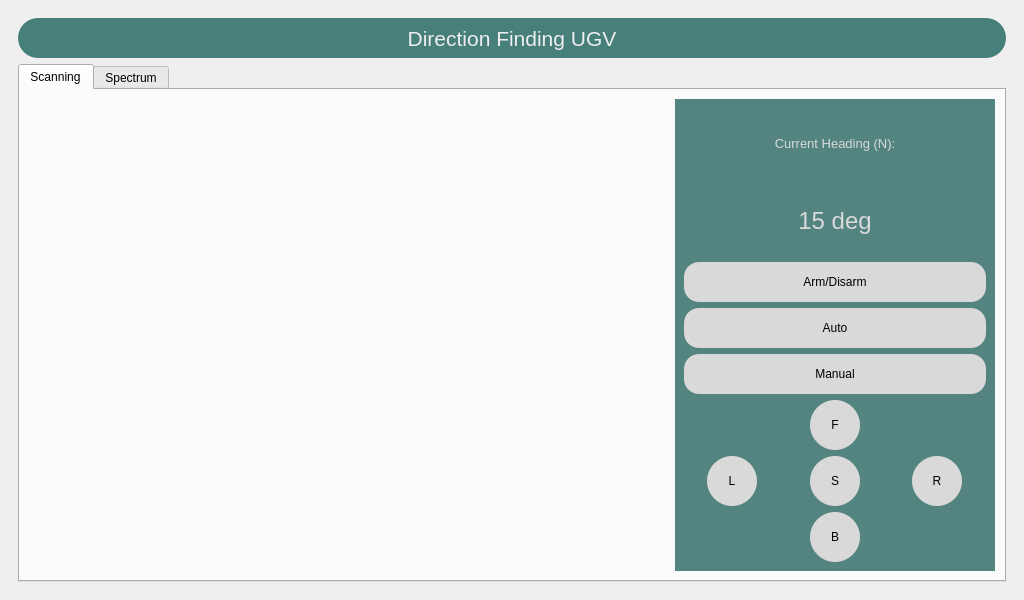
<?xml version="1.0" encoding="UTF-8"?>
<ui version="4.0">
 <class>MainWindow</class>
 <widget class="QMainWindow" name="MainWindow">
  <property name="geometry">
   <rect>
    <x>0</x>
    <y>0</y>
    <width>1024</width>
    <height>600</height>
   </rect>
  </property>
  <property name="windowTitle">
   <string>MainWindow</string>
  </property>
  <widget class="QWidget" name="centralwidget">
   <layout class="QGridLayout" name="gridLayout_2">
    <item row="0" column="0">
     <widget class="QStackedWidget" name="stackedWidget">
      <property name="currentIndex">
       <number>1</number>
      </property>
      <widget class="QWidget" name="splash_screen">
       <layout class="QGridLayout" name="gridLayout">
        <item row="2" column="0">
         <spacer name="verticalSpacer_2">
          <property name="orientation">
           <enum>Qt::Vertical</enum>
          </property>
          <property name="sizeHint" stdset="0">
           <size>
            <width>20</width>
            <height>40</height>
           </size>
          </property>
         </spacer>
        </item>
        <item row="3" column="0">
         <widget class="QProgressBar" name="progressBar">
          <property name="minimumSize">
           <size>
            <width>0</width>
            <height>30</height>
           </size>
          </property>
          <property name="styleSheet">
           <string notr="true">QProgressBar {
    border-radius: 15px;
    text-align: center;

}

QProgressBar::chunk {
    border-radius: 15px;
    background-color: #477F7A;
}
</string>
          </property>
          <property name="value">
           <number>0</number>
          </property>
          <property name="textVisible">
           <bool>true</bool>
          </property>
         </widget>
        </item>
        <item row="1" column="0" alignment="Qt::AlignHCenter">
         <widget class="QLabel" name="label">
          <property name="sizePolicy">
           <sizepolicy hsizetype="Fixed" vsizetype="Fixed">
            <horstretch>0</horstretch>
            <verstretch>0</verstretch>
           </sizepolicy>
          </property>
          <property name="minimumSize">
           <size>
            <width>370</width>
            <height>270</height>
           </size>
          </property>
          <property name="maximumSize">
           <size>
            <width>370</width>
            <height>270</height>
           </size>
          </property>
          <property name="text">
           <string/>
          </property>
          <property name="pixmap">
           <pixmap resource="resources.qrc">:/icons/resources/prince_sattam_logo.png</pixmap>
          </property>
          <property name="scaledContents">
           <bool>true</bool>
          </property>
         </widget>
        </item>
        <item row="4" column="0">
         <spacer name="verticalSpacer">
          <property name="orientation">
           <enum>Qt::Vertical</enum>
          </property>
          <property name="sizeHint" stdset="0">
           <size>
            <width>20</width>
            <height>40</height>
           </size>
          </property>
         </spacer>
        </item>
        <item row="0" column="0">
         <spacer name="verticalSpacer_3">
          <property name="orientation">
           <enum>Qt::Vertical</enum>
          </property>
          <property name="sizeHint" stdset="0">
           <size>
            <width>20</width>
            <height>40</height>
           </size>
          </property>
         </spacer>
        </item>
       </layout>
      </widget>
      <widget class="QWidget" name="visualization_page">
       <layout class="QVBoxLayout" name="verticalLayout">
        <item>
         <widget class="QLabel" name="label_2">
          <property name="minimumSize">
           <size>
            <width>0</width>
            <height>40</height>
           </size>
          </property>
          <property name="font">
           <font>
            <pointsize>16</pointsize>
           </font>
          </property>
          <property name="styleSheet">
           <string notr="true">QLabel{
background-color: #477F7A;
border-radius: 20px;
color: #EEEEEE;
}</string>
          </property>
          <property name="text">
           <string>Direction Finding UGV</string>
          </property>
          <property name="alignment">
           <set>Qt::AlignCenter</set>
          </property>
         </widget>
        </item>
        <item>
         <widget class="QTabWidget" name="TabWidget">
          <property name="currentIndex">
           <number>0</number>
          </property>
          <widget class="QWidget" name="Scanner">
           <attribute name="title">
            <string>Scanning</string>
           </attribute>
           <layout class="QGridLayout" name="gridLayout_5">
            <item row="0" column="0">
             <layout class="QGridLayout" name="gridLayout_3">
              <item row="1" column="0" colspan="2">
               <widget class="QLabel" name="mssg_label">
                <property name="maximumSize">
                 <size>
                  <width>16777215</width>
                  <height>20</height>
                 </size>
                </property>
                <property name="text">
                 <string/>
                </property>
               </widget>
              </item>
              <item row="0" column="2" rowspan="2">
               <widget class="QWidget" name="widget" native="true">
                <property name="styleSheet">
                 <string notr="true">QWidget{
	background-color: #53847F;
}</string>
                </property>
                <layout class="QVBoxLayout" name="verticalLayout_2">
                 <item>
                  <widget class="QLabel" name="label_3">
                   <property name="sizePolicy">
                    <sizepolicy hsizetype="Preferred" vsizetype="Minimum">
                     <horstretch>0</horstretch>
                     <verstretch>0</verstretch>
                    </sizepolicy>
                   </property>
                   <property name="font">
                    <font>
                     <pointsize>10</pointsize>
                    </font>
                   </property>
                   <property name="styleSheet">
                    <string notr="true">color: #D9D9D9;</string>
                   </property>
                   <property name="text">
                    <string>Current Heading (N):</string>
                   </property>
                   <property name="alignment">
                    <set>Qt::AlignCenter</set>
                   </property>
                  </widget>
                 </item>
                 <item>
                  <widget class="QLabel" name="label_4">
                   <property name="sizePolicy">
                    <sizepolicy hsizetype="Preferred" vsizetype="Minimum">
                     <horstretch>0</horstretch>
                     <verstretch>0</verstretch>
                    </sizepolicy>
                   </property>
                   <property name="font">
                    <font>
                     <pointsize>18</pointsize>
                    </font>
                   </property>
                   <property name="styleSheet">
                    <string notr="true">color: #D9D9D9;</string>
                   </property>
                   <property name="text">
                    <string>15 deg</string>
                   </property>
                   <property name="alignment">
                    <set>Qt::AlignCenter</set>
                   </property>
                  </widget>
                 </item>
                 <item>
                  <layout class="QGridLayout" name="gridLayout_4">
                   <item row="4" column="1" alignment="Qt::AlignHCenter">
                    <widget class="QPushButton" name="stop_button">
                     <property name="sizePolicy">
                      <sizepolicy hsizetype="Fixed" vsizetype="Fixed">
                       <horstretch>0</horstretch>
                       <verstretch>0</verstretch>
                      </sizepolicy>
                     </property>
                     <property name="styleSheet">
                      <string notr="true">QPushButton{
	background-color: #D9D9D9;
	width: 50px;
	height: 50px;
	border-radius: 25px;
}</string>
                     </property>
                     <property name="text">
                      <string>S</string>
                     </property>
                    </widget>
                   </item>
                   <item row="4" column="0" alignment="Qt::AlignHCenter">
                    <widget class="QPushButton" name="left_button">
                     <property name="sizePolicy">
                      <sizepolicy hsizetype="Fixed" vsizetype="Fixed">
                       <horstretch>0</horstretch>
                       <verstretch>0</verstretch>
                      </sizepolicy>
                     </property>
                     <property name="styleSheet">
                      <string notr="true">QPushButton{
	background-color: #D9D9D9;
	width: 50px;
	height: 50px;
	border-radius: 25px;
}</string>
                     </property>
                     <property name="text">
                      <string>L</string>
                     </property>
                    </widget>
                   </item>
                   <item row="4" column="2" alignment="Qt::AlignHCenter">
                    <widget class="QPushButton" name="right_button">
                     <property name="sizePolicy">
                      <sizepolicy hsizetype="Fixed" vsizetype="Fixed">
                       <horstretch>0</horstretch>
                       <verstretch>0</verstretch>
                      </sizepolicy>
                     </property>
                     <property name="styleSheet">
                      <string notr="true">QPushButton{
	background-color: #D9D9D9;
	width: 50px;
	height: 50px;
	border-radius: 25px;
}</string>
                     </property>
                     <property name="text">
                      <string>R</string>
                     </property>
                    </widget>
                   </item>
                   <item row="5" column="1" alignment="Qt::AlignHCenter">
                    <widget class="QPushButton" name="backward_button">
                     <property name="sizePolicy">
                      <sizepolicy hsizetype="Fixed" vsizetype="Fixed">
                       <horstretch>0</horstretch>
                       <verstretch>0</verstretch>
                      </sizepolicy>
                     </property>
                     <property name="styleSheet">
                      <string notr="true">QPushButton{
	background-color: #D9D9D9;
	width: 50px;
	height: 50px;
	border-radius: 25px;
}</string>
                     </property>
                     <property name="text">
                      <string>B</string>
                     </property>
                    </widget>
                   </item>
                   <item row="3" column="1" alignment="Qt::AlignHCenter">
                    <widget class="QPushButton" name="forward_button">
                     <property name="sizePolicy">
                      <sizepolicy hsizetype="Fixed" vsizetype="Fixed">
                       <horstretch>0</horstretch>
                       <verstretch>0</verstretch>
                      </sizepolicy>
                     </property>
                     <property name="styleSheet">
                      <string notr="true">QPushButton{
	background-color: #D9D9D9;
	width: 50px;
	height: 50px;
	border-radius: 25px;
}</string>
                     </property>
                     <property name="text">
                      <string>F</string>
                     </property>
                    </widget>
                   </item>
                   <item row="0" column="0" colspan="3">
                    <widget class="QPushButton" name="pushButton_3">
                     <property name="minimumSize">
                      <size>
                       <width>80</width>
                       <height>40</height>
                      </size>
                     </property>
                     <property name="font">
                      <font>
                       <pointsize>9</pointsize>
                      </font>
                     </property>
                     <property name="styleSheet">
                      <string notr="true">QPushButton{
	background-color: #D9D9D9;
	border-radius: 15px;
}</string>
                     </property>
                     <property name="text">
                      <string>Arm/Disarm</string>
                     </property>
                    </widget>
                   </item>
                   <item row="1" column="0" colspan="3">
                    <widget class="QPushButton" name="pushButton">
                     <property name="minimumSize">
                      <size>
                       <width>80</width>
                       <height>40</height>
                      </size>
                     </property>
                     <property name="font">
                      <font>
                       <pointsize>9</pointsize>
                      </font>
                     </property>
                     <property name="styleSheet">
                      <string notr="true">QPushButton{
	background-color: #D9D9D9;
	border-radius: 15px;
}</string>
                     </property>
                     <property name="text">
                      <string>Auto</string>
                     </property>
                    </widget>
                   </item>
                   <item row="2" column="0" colspan="3">
                    <widget class="QPushButton" name="pushButton_2">
                     <property name="minimumSize">
                      <size>
                       <width>80</width>
                       <height>40</height>
                      </size>
                     </property>
                     <property name="font">
                      <font>
                       <pointsize>9</pointsize>
                      </font>
                     </property>
                     <property name="styleSheet">
                      <string notr="true">QPushButton{
	background-color: #D9D9D9;
	border-radius: 15px;
}</string>
                     </property>
                     <property name="text">
                      <string>Manual</string>
                     </property>
                    </widget>
                   </item>
                  </layout>
                 </item>
                </layout>
               </widget>
              </item>
              <item row="0" column="0" colspan="2">
               <layout class="QVBoxLayout" name="plot_layout"/>
              </item>
             </layout>
            </item>
           </layout>
          </widget>
          <widget class="QWidget" name="Spectrum">
           <attribute name="title">
            <string>Spectrum</string>
           </attribute>
          </widget>
         </widget>
        </item>
       </layout>
      </widget>
     </widget>
    </item>
   </layout>
  </widget>
 </widget>
 <resources>
  <include location="resources.qrc"/>
 </resources>
 <connections/>
</ui>
